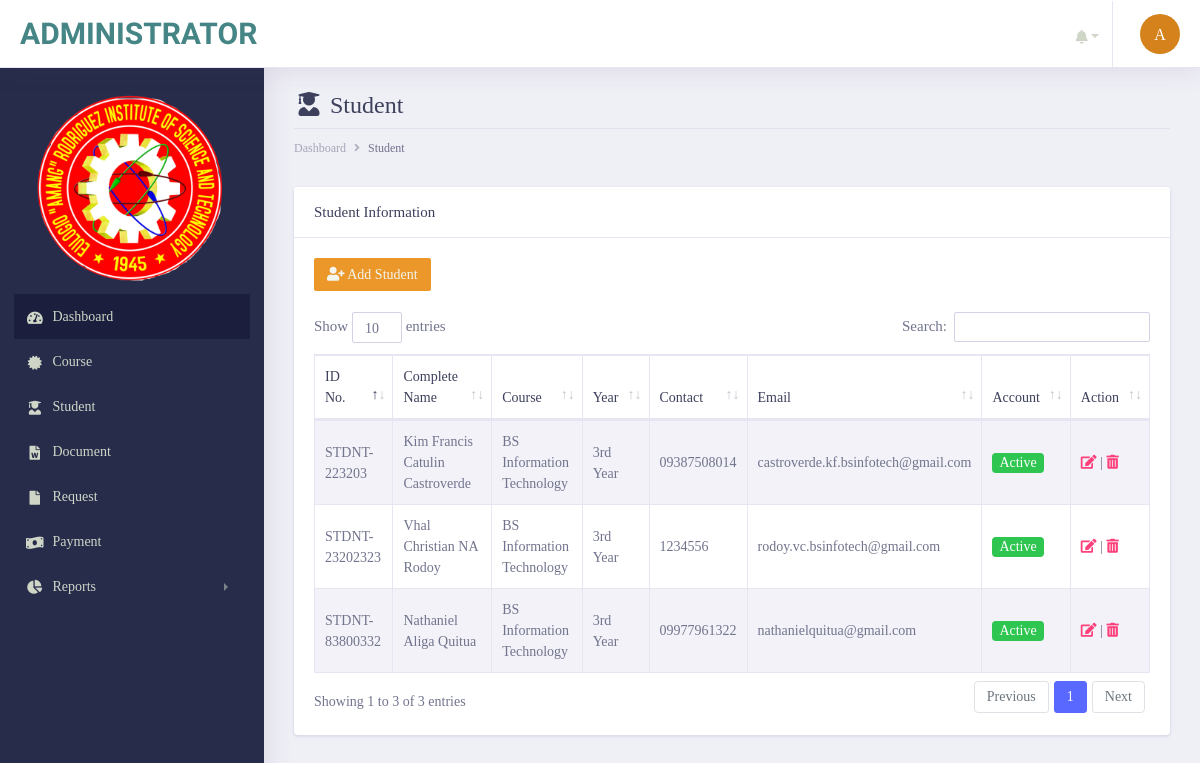
Screenshot of /admin/documents/student.php (signed in) with the database file from the repository.
### tables this page shows
CREATE TABLE `tbl_student` (
  `student_id` int(11) NOT NULL,
  `studentID_no` text NOT NULL,
  `first_name` varchar(255) NOT NULL,
  `middle_name` varchar(255) NOT NULL,
  `last_name` varchar(255) NOT NULL,
  `course` varchar(255) NOT NULL,
  `year_level` varchar(255) NOT NULL,
  `date_ofbirth` varchar(255) NOT NULL,
  `gender` varchar(255) NOT NULL,
  `complete_address` varchar(255) NOT NULL,
  `email_address` varchar(255) NOT NULL,
  `mobile_number` varchar(255) NOT NULL,
  `username` varchar(255) NOT NULL,
  `password` varchar(255) NOT NULL,
  `account_status` text NOT NULL,
  `date_created` date NOT NULL DEFAULT current_timestamp()
);

### admin/init/model/class_model.php (called while the page is built, shortened)
<?php
	class class_model{
		public $host = db_host;
		public $user = db_user;
		public $pass = db_pass;
		public $dbname = db_name;
		public $conn;
		private function connect(){
			$this->conn = new mysqli($this->host, $this->user, $this->pass, $this->dbname);
		}
	    public function fetchAll_student(){
            $sql = "SELECT * FROM  tbl_student";
				$stmt = $this->conn->prepare($sql);
				$stmt->execute();
				$result = $stmt->get_result();
		        $data = array();
		         while ($row = $result->fetch_assoc()) {
		                   $data[] = $row;
		            }
		         return $data;
		  }
	}
?>

### admin/documents/student.php (the view, shortened to what this page needs)
       <?php include('main_header/header.php');?>
         <?php include('left_sidebar/sidebar.php');?>
        <div class="dashboard-wrapper">
            <div class="container-fluid  dashboard-content">
                <div class="row">
                    <div class="col-xl-12 col-lg-12 col-md-12 col-sm-12 col-12">
                        <div class="page-header">
                             <h2 class="pageheader-title"><i class="fa fa-fw fa-user-graduate"></i> Student </h2>
                            <div class="page-breadcrumb">
                                <nav aria-label="breadcrumb">
                                    <ol class="breadcrumb">
                                        <li class="breadcrumb-item"><a href="#" class="breadcrumb-link">Dashboard</a></li>
                                        <li class="breadcrumb-item active" aria-current="page">Student</li>
                                    </ol>
                                </nav>
                            </div>
                        </div>
                    </div>
                </div>
                    <div class="row">
                        <div class="col-xl-12 col-lg-12 col-md-12 col-sm-12 col-12">
                            <div class="card">
                                <h5 class="card-header">Student Information</h5>
                                <div class="card-body">
                                    <div class="table-responsive">
                                        <a href="add-student.php" class="btn btn-sm" style="background-color:rgb(235, 151, 42) !important;
                                        color: rgb(243, 245, 238) !important;"><i class="fa fa-fw fa-user-plus"></i> Add Student</a><br><br>
                                        <table class="table table-striped table-bordered first">
                                            <thead>
                                                <tr>
                                                    <th scope="col">ID No.</th>
                                                    <th scope="col">Complete Name</th>
                                                    <th scope="col">Course</th>
                                                    <th scope="col">Year</th>
                                                    <th scope="col">Contact</th>
                                                    <th scope="col">Email</th>
                                                    <th scope="col">Account</th>
                                                    <th scope="col">Action</th>
                                                </tr>
                                            </thead>
                                            <tbody>
                                             <?php
                                                $conn = new class_model();
                                                $student = $conn->fetchAll_student();
                                               ?>
                                               <?php foreach ($student as $row) { ?>
                                                <tr>
                                                    <td><?= $row['studentID_no']; ?></td>
                                                    <td><?= $row['first_name'] .' '. $row['middle_name'].' '.$row['last_name']; ?></td>
                                                    <td><?= $row['course']; ?></td>
                                                    <td><?= $row['year_level']; ?></td>
                                                    <td><?= $row['mobile_number']; ?></td>
                                                    <td><?= $row['email_address']; ?></td>
                                                    <td>
                                                     <?php
                                                      if($row['account_status'] === 'Active'){
                                                         echo '<span class="badge bg-success text-white">Active</span>';
                                                         }else if($row['account_status'] === 'Inactive'){
                                                         echo '<span class="badge bg-danger text-white">Inactive</span>';
                                                       }
                                                      ?>
                                                    </td>
                                                    <td class="align-right">
                                                        <a href="edit-student.php?student=<?= $row['student_id']; ?>&student-number=<?php echo $row['studentID_no']; ?>" class="text-secondary font-weight-bold text-xs" data-toggle="tooltip" data-original-title="Edit user">
                                                          <i class="fa fa-edit"></i>
                                                        </a> |
                                                        <a href="javascript:;" data-id="<?= $row['student_id']; ?>" class="text-secondary font-weight-bold text-xs delete" data-toggle="tooltip" data-original-title="Edit user">
                                                          <i class="fa fa-trash-alt"></i>
                                                        </a>
                                                      </td>
                                                </tr>
                                            <?php }?>
                                        </table>
                                    </div>
                                </div>
                            </div>
                        </div>
                    </div>
            </div>
        </div>
    </div>
</body>
</html>

### rows the page displays
tbl_student: studentID_no "STDNT-83800332", first_name "Nathaniel", middle_name "Aliga", last_name "Quitua", course "BS Information Technology", year_level "3rd Year", mobile_number "09977961322", email_address "nathanielquitua@gmail.com", account_status "Active"
tbl_student: studentID_no "STDNT-23202323", first_name "Vhal Christian", middle_name "NA", last_name "Rodoy", course "BS Information Technology", year_level "3rd Year", mobile_number "1234556", email_address "rodoy.vc.bsinfotech@gmail.com", account_status "Active"
tbl_student: studentID_no "STDNT-223203", first_name "Kim Francis", middle_name "Catulin", last_name "Castroverde", course "BS Information Technology", year_level "3rd Year", mobile_number "09387508014", email_address "castroverde.kf.bsinfotech@gmail.com", account_status "Active"
